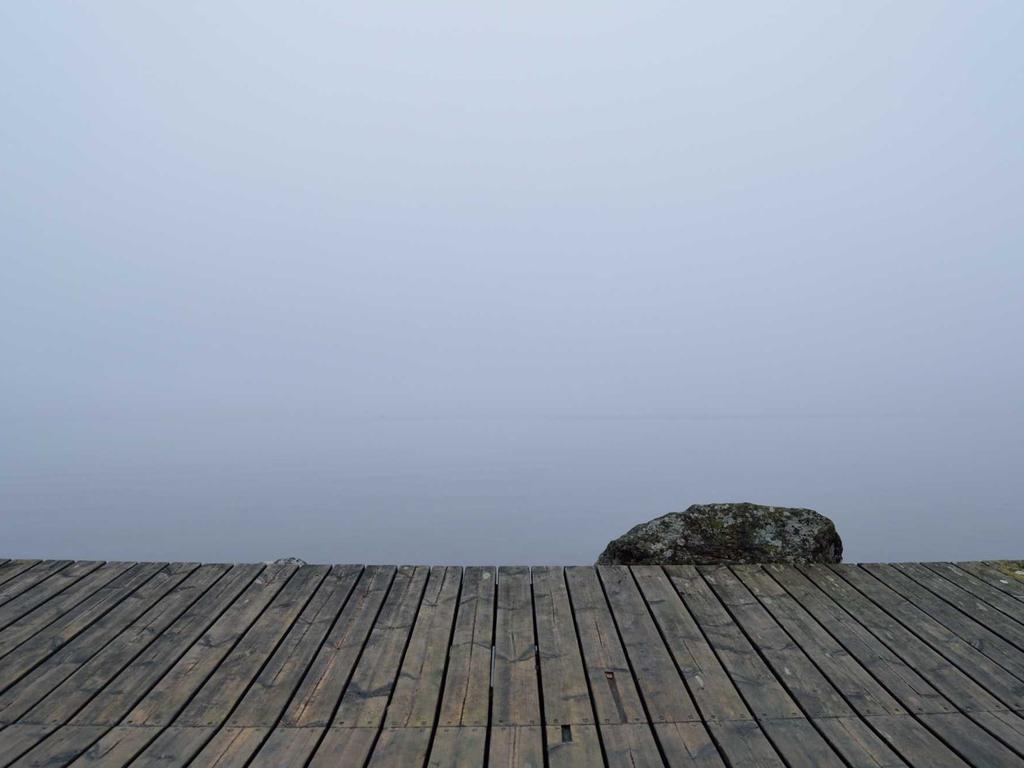
#> input picture tests/fixtures/real_image.jpg, 1024 x 768 px
$ python -i benchmark_reverse_image_hardening.py   (imports and definitions only)
#> lines starting #> are read from the running program, lines starting #| are printed output that depends on the picture
"""Benchmark for the hardened reverse-image search path.

Compares the old embedding-only reverse search (``../omura`` baseline) against the
new hardened path (``omurav2``) which adds perceptual-hash verification and
provenance metadata. The hardening is evaluated on three real-world distortion
levels:

  - exact duplicate  : JPEG re-encode Q90
  - near duplicate   : 5% border crop + 90% resize + JPEG Q60
  - hard near dup    : 10% border crop + 80% resize + JPEG Q40

Negative queries are unrelated COCO images that should not be flagged as duplicates.

The "old" approach is simulated by pure embedding-cosine retrieval without any
perceptual verification. The "new" approach first retrieves candidates with the
same embedding, then confirms duplicates with dHash and attaches provenance.

Outputs a JSON with:
  - old_embedding_only_recall@k for k in {1, 5, 10}
  - new exact / near / hard-near duplicate detection accuracy
  - false-positive rate on negative queries
  - provenance resolution accuracy for exact duplicates

Usage:
  cd /workspace/proj/omurav2
  uv run python benchmarks/benchmark_reverse_image_hardening.py --num-images 200
"""
from __future__ import annotations

import argparse
import io
import json
import sys
from pathlib import Path
from typing import Dict, List, Tuple

import numpy as np
from PIL import Image
from tqdm import tqdm

sys.path.insert(0, str(Path(__file__).resolve().parent))

from benchmark_coco_retrieval import (
    DEFAULT_COCO_ROOT,
    ensure_coco_data,
    load_coco_items,
    sample_items,
    ImageItem,
)
from embedding_backend import generate_image_embedding, initialize_embedding_model
from omura.utils import perceptual_hash as ph


REPO_ROOT = Path(__file__).resolve().parents[1]


# [20 lines left out: functions transform_exact, transform_near, not called in this run]


def transform_hard_near(image_path: Path) -> bytes:
    """Aggressive crop + resize + compression, still the same image to a human."""
#> called with image_path = '../tests/fixtures/real_image.jpg'
    with Image.open(image_path) as img:
#> img is the input picture: PIL image 1024x768 RGB; mean R, G, B 148.3, 157.3, 172.4
        img = img.convert("RGB")
        w, h = img.size
#> w = 1024; h = 768
        crop_box = (int(w * 0.10), int(h * 0.10), int(w * 0.90), int(h * 0.90))
#> crop_box = (102, 76, 921, 691)
        cropped = img.crop(crop_box)
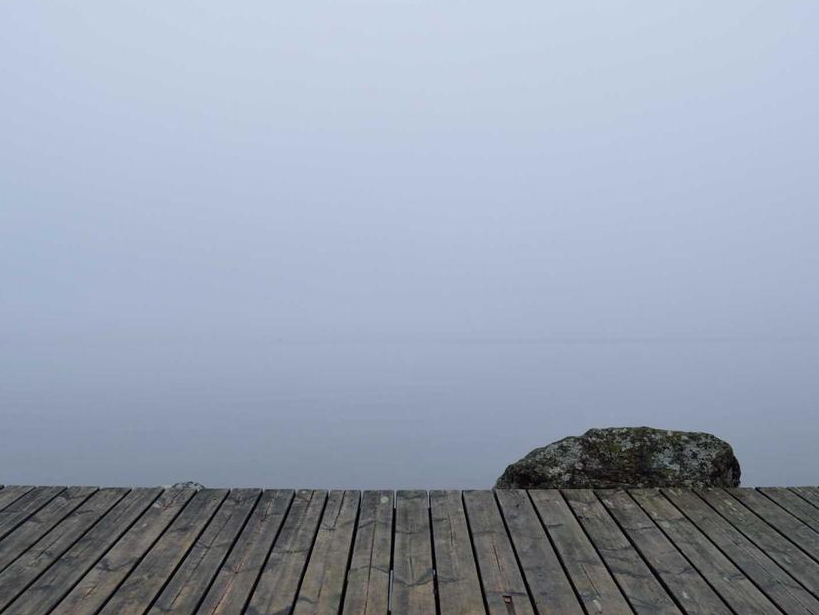
#> cropped: PIL image 819x615 RGB; mean R, G, B 151.1, 160.5, 177.1
        resized = cropped.resize((max(16, int(w * 0.8)), max(16, int(h * 0.8))))
        buf = io.BytesIO()
        resized.save(buf, format="JPEG", quality=40)
        return buf.getvalue()


# [267 lines left out: functions l2_normalize, embed_image_bytes, build_embeddings, recall_at_k, evaluate_distortion_level, evaluate_negatives and 1 more, not called in this run]


# [2 lines not run here, left out]

>>> result = transform_hard_near('../tests/fixtures/real_image.jpg')
